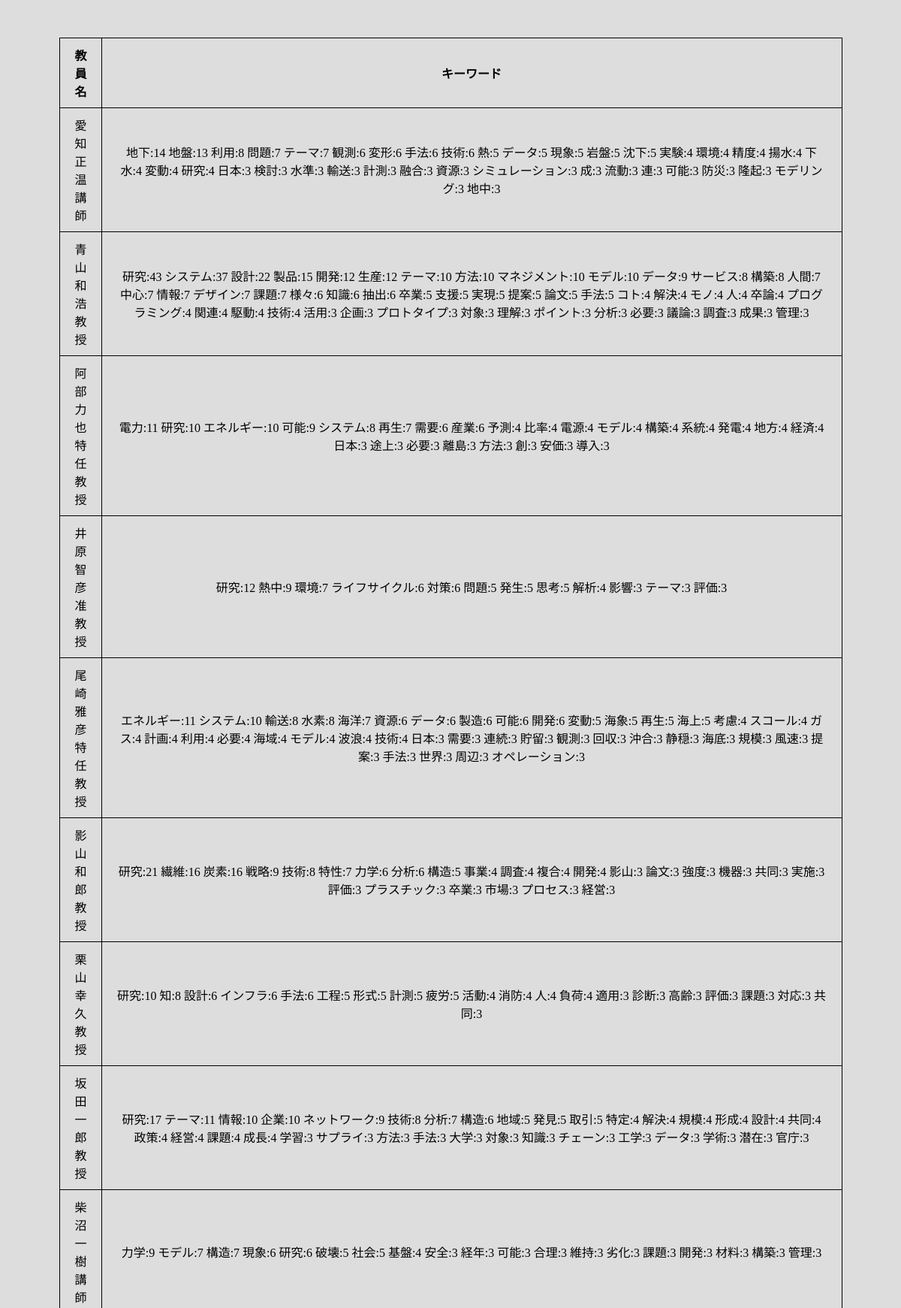
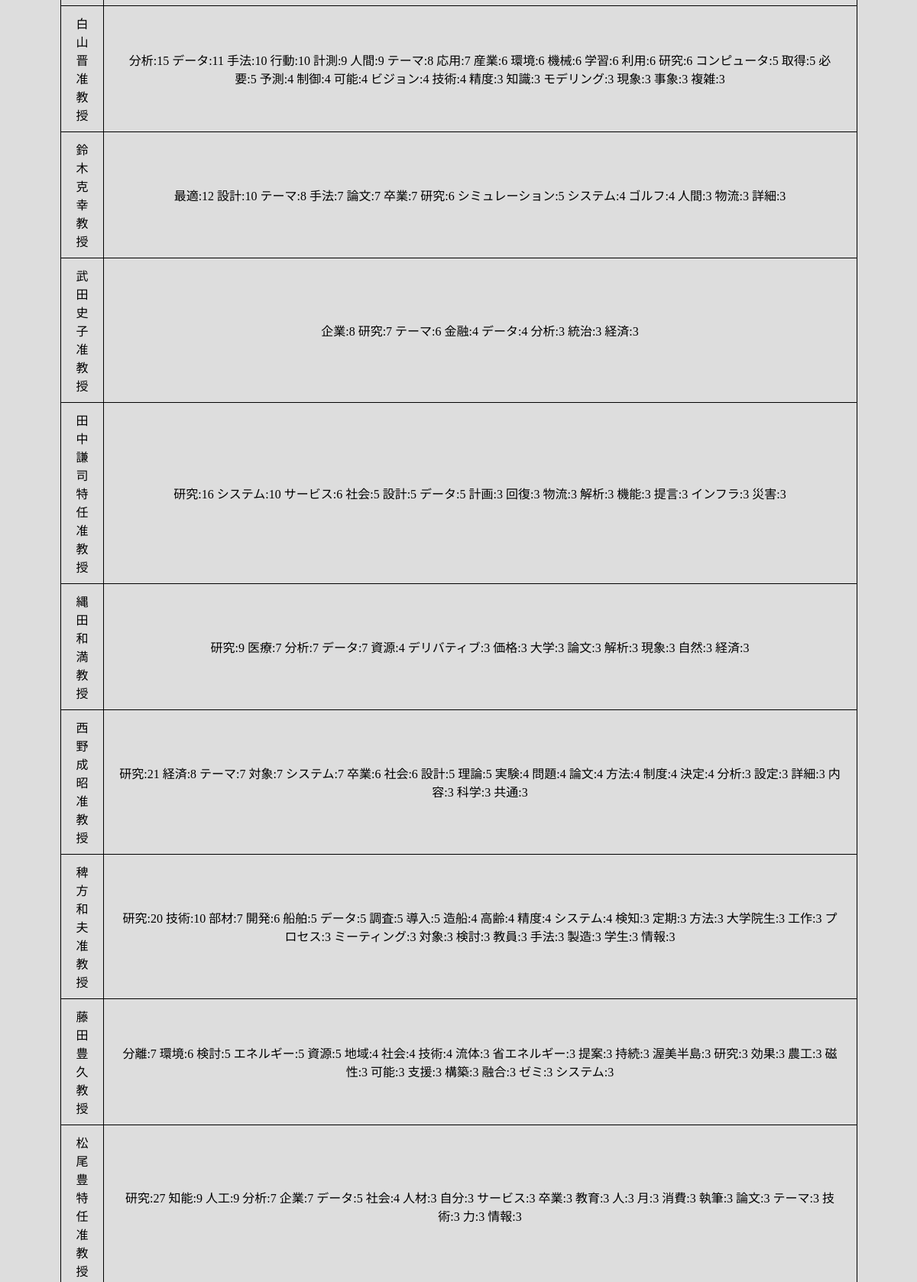
The app's page /db (upper part) with its own data (2 pictures, top to bottom).
### tables this page shows
CREATE TABLE teachers(
  id integer primary key autoincrement,
  name text,
  keywords text
);

### main.py (the view)
@app.route("/db")
def db_show():
    cur = g.db.execute('select name, keywords from teachers')
    table = [dict(name=row[0],keywords=row[1]) for row in cur.fetchall()]
    return render_template('show_data.html', teachers_table = table)

### main.py (called while the page is built)
def connect_db():
    return sqlite3.connect(app.config['DATABASE'])

@app.before_request
def before_request():
    g.db = connect_db() # g：とりあえず全てを格納する変数．データベースのコネクションやログインしてるユーザ情報など．

@app.teardown_request
def teardown_request(exception):
    db = getattr(g, "db", None)
    if db is not None:
        db.close()

### templates/show_data.html (shortened to what this page needs)
<!DOCTYPE html>
<html lang="ja">
<head>
    <link rel="stylesheet" href="{{ url_for('static', filename='index.css') }}">
</head>
<body>
    <br>
    <table>
        <tr>
            <th width="15">教員名</th>
            <th id = "keywords" width="985">キーワード</th>
    　   </tr>
        {% for row in teachers_table %}
        <tr>
            <td>{{ row.name }}</td>
            <td>{{ row.keywords }}</td>
        <tr>
        {% endfor %}
    </table>
    <br>
    <br>
    <br>
    <br>
    <br>
</body>
</html>

### static/index.css (style rules this page uses)
body { text-align: center; background-color:#DDDDDD; }
table { border-collapse:collapse; width:1000px; table-layout: fixed; margin:0 auto; text-align: center justify; }
table, th, td { border: 1px solid black; padding: 10px 20px; }
#keywords { padding: 10px 0px; text-align: center justify; }

### records on screen
teachers: name "愛知 正温 講師", keywords "地下:14 地盤:13 利用:8 問題:7 テーマ:7 観測:6 変形:6 手法:6 技術:6 熱:5 データ:5 現象:5 岩盤:5 沈下:5 実験:4 環境:4 精度:4 揚水:4 下水:4 変動:4 研究:4 日本:3 検討:3 水準:3 輸送:3 計測:3 融合:3 資源:3 シミュレーション:3 成:3 流動:3 連:3 可能:3 防災:3 隆起:3 モデリング:3 地中:3"
teachers: name "青山 和浩 教授", keywords "研究:43 システム:37 設計:22 製品:15 開発:12 生産:12 テーマ:10 方法:10 マネジメント:10 モデル:10 データ:9 サービス:8 構築:8 人間:7 中心:7 情報:7 デザイン:7 課題:7 様々:6 知識:6 抽出:6 卒業:5 支援:5 実現:5 提案:5 論文:5 手法:5 コト:4 解決:4 モノ:4 人:4 卒論:4 プログラミング:4 関連:4 駆動:4 技術:4 活用:3 企画:3 プロトタイプ:3 対象:3 理解:3 ポイント:3 分析:3 必要:3 議論:3 調査:3 成果:3 管理:3"
teachers: name "阿部 力也 特任教授", keywords "電力:11 研究:10 エネルギー:10 可能:9 システム:8 再生:7 需要:6 産業:6 予測:4 比率:4 電源:4 モデル:4 構築:4 系統:4 発電:4 地方:4 経済:4 日本:3 途上:3 必要:3 離島:3 方法:3 創:3 安価:3 導入:3"
teachers: name "井原 智彦 准教授", keywords "研究:12 熱中:9 環境:7 ライフサイクル:6 対策:6 問題:5 発生:5 思考:5 解析:4 影響:3 テーマ:3 評価:3"
teachers: name "尾崎 雅彦 特任教授", keywords "エネルギー:11 システム:10 輸送:8 水素:8 海洋:7 資源:6 データ:6 製造:6 可能:6 開発:6 変動:5 海象:5 再生:5 海上:5 考慮:4 スコール:4 ガス:4 計画:4 利用:4 必要:4 海域:4 モデル:4 波浪:4 技術:4 日本:3 需要:3 連続:3 貯留:3 観測:3 回収:3 沖合:3 静穏:3 海底:3 規模:3 風速:3 提案:3 手法:3 世界:3 周辺:3 オペレーション:3"
teachers: name "影山 和郎 教授", keywords "研究:21 繊維:16 炭素:16 戦略:9 技術:8 特性:7 力学:6 分析:6 構造:5 事業:4 調査:4 複合:4 開発:4 影山:3 論文:3 強度:3 機器:3 共同:3 実施:3 評価:3 プラスチック:3 卒業:3 市場:3 プロセス:3 経営:3"
teachers: name "栗山 幸久 教授", keywords "研究:10 知:8 設計:6 インフラ:6 手法:6 工程:5 形式:5 計測:5 疲労:5 活動:4 消防:4 人:4 負荷:4 適用:3 診断:3 高齢:3 評価:3 課題:3 対応:3 共同:3"
teachers: name "坂田 一郎 教授", keywords "研究:17 テーマ:11 情報:10 企業:10 ネットワーク:9 技術:8 分析:7 構造:6 地域:5 発見:5 取引:5 特定:4 解決:4 規模:4 形成:4 設計:4 共同:4 政策:4 経営:4 課題:4 成長:4 学習:3 サプライ:3 方法:3 手法:3 大学:3 対象:3 知識:3 チェーン:3 工学:3 データ:3 学術:3 潜在:3 官庁:3"
teachers: name "柴沼 一樹 講師", keywords "力学:9 モデル:7 構造:7 現象:6 研究:6 破壊:5 社会:5 基盤:4 安全:3 経年:3 可能:3 合理:3 維持:3 劣化:3 課題:3 開発:3 材料:3 構築:3 管理:3"
teachers: name "白山 晋 准教授", keywords "分析:15 データ:11 手法:10 行動:10 計測:9 人間:9 テーマ:8 応用:7 産業:6 環境:6 機械:6 学習:6 利用:6 研究:6 コンピュータ:5 取得:5 必要:5 予測:4 制御:4 可能:4 ビジョン:4 技術:4 精度:3 知識:3 モデリング:3 現象:3 事象:3 複雑:3"
teachers: name "鈴木 克幸 教授", keywords "最適:12 設計:10 テーマ:8 手法:7 論文:7 卒業:7 研究:6 シミュレーション:5 システム:4 ゴルフ:4 人間:3 物流:3 詳細:3"
teachers: name "武田 史子 准教授", keywords "企業:8 研究:7 テーマ:6 金融:4 データ:4 分析:3 統治:3 経済:3"
teachers: name "田中 謙司 特任准教授", keywords "研究:16 システム:10 サービス:6 社会:5 設計:5 データ:5 計画:3 回復:3 物流:3 解析:3 機能:3 提言:3 インフラ:3 災害:3"
teachers: name "縄田 和満 教授", keywords "研究:9 医療:7 分析:7 データ:7 資源:4 デリバティブ:3 価格:3 大学:3 論文:3 解析:3 現象:3 自然:3 経済:3"
teachers: name "西野 成昭 准教授", keywords "研究:21 経済:8 テーマ:7 対象:7 システム:7 卒業:6 社会:6 設計:5 理論:5 実験:4 問題:4 論文:4 方法:4 制度:4 決定:4 分析:3 設定:3 詳細:3 内容:3 科学:3 共通:3"
teachers: name "稗方 和夫 准教授", keywords "研究:20 技術:10 部材:7 開発:6 船舶:5 データ:5 調査:5 導入:5 造船:4 高齢:4 精度:4 システム:4 検知:3 定期:3 方法:3 大学院生:3 工作:3 プロセス:3 ミーティング:3 対象:3 検討:3 教員:3 手法:3 製造:3 学生:3 情報:3"
teachers: name "藤田 豊久 教授", keywords "分離:7 環境:6 検討:5 エネルギー:5 資源:5 地域:4 社会:4 技術:4 流体:3 省エネルギー:3 提案:3 持続:3 渥美半島:3 研究:3 効果:3 農工:3 磁性:3 可能:3 支援:3 構築:3 融合:3 ゼミ:3 システム:3"
teachers: name "松尾 豊 特任准教授", keywords "研究:27 知能:9 人工:9 分析:7 企業:7 データ:5 社会:4 人材:3 自分:3 サービス:3 卒業:3 教育:3 人:3 月:3 消費:3 執筆:3 論文:3 テーマ:3 技術:3 力:3 情報:3"
